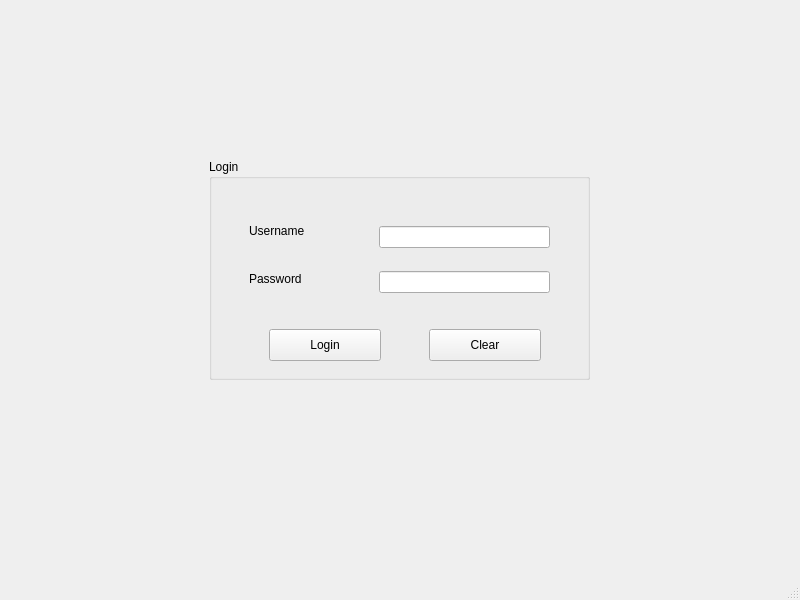
<?xml version="1.0" encoding="UTF-8"?>
<ui version="4.0">
 <class>MainWindow</class>
 <widget class="QMainWindow" name="MainWindow">
  <property name="geometry">
   <rect>
    <x>0</x>
    <y>0</y>
    <width>800</width>
    <height>600</height>
   </rect>
  </property>
  <property name="windowTitle">
   <string>MainWindow</string>
  </property>
  <widget class="QWidget" name="centralwidget">
   <layout class="QGridLayout" name="gridLayout">
    <item row="0" column="0">
     <widget class="QStackedWidget" name="stackedWidget">
      <property name="currentIndex">
       <number>0</number>
      </property>
      <widget class="QWidget" name="Login">
       <widget class="QGroupBox" name="groupBox">
        <property name="geometry">
         <rect>
          <x>200</x>
          <y>150</y>
          <width>381</width>
          <height>221</height>
         </rect>
        </property>
        <property name="title">
         <string>Login</string>
        </property>
        <widget class="QPushButton" name="Loginbtn">
         <property name="geometry">
          <rect>
           <x>60</x>
           <y>170</y>
           <width>112</width>
           <height>32</height>
          </rect>
         </property>
         <property name="text">
          <string>Login</string>
         </property>
        </widget>
        <widget class="QPushButton" name="ClearBtn">
         <property name="geometry">
          <rect>
           <x>220</x>
           <y>170</y>
           <width>112</width>
           <height>32</height>
          </rect>
         </property>
         <property name="text">
          <string>Clear</string>
         </property>
        </widget>
        <widget class="QWidget" name="layoutWidget">
         <property name="geometry">
          <rect>
           <x>170</x>
           <y>50</y>
           <width>171</width>
           <height>101</height>
          </rect>
         </property>
         <layout class="QVBoxLayout" name="verticalLayout">
          <item>
           <widget class="QLineEdit" name="usernamelineedit"/>
          </item>
          <item>
           <widget class="QLineEdit" name="passwordlineedit">
            <property name="echoMode">
             <enum>QLineEdit::Password</enum>
            </property>
           </widget>
          </item>
         </layout>
        </widget>
        <widget class="QWidget" name="layoutWidget">
         <property name="geometry">
          <rect>
           <x>40</x>
           <y>50</y>
           <width>101</width>
           <height>91</height>
          </rect>
         </property>
         <layout class="QVBoxLayout" name="verticalLayout_2">
          <item>
           <widget class="QLabel" name="usernamelbl">
            <property name="text">
             <string>Username</string>
            </property>
           </widget>
          </item>
          <item>
           <widget class="QLabel" name="passwordlbl">
            <property name="text">
             <string>Password</string>
            </property>
           </widget>
          </item>
         </layout>
        </widget>
       </widget>
      </widget>
      <widget class="QWidget" name="Planning">
       <widget class="QTableWidget" name="planningtable">
        <property name="geometry">
         <rect>
          <x>50</x>
          <y>100</y>
          <width>651</width>
          <height>301</height>
         </rect>
        </property>
       </widget>
       <widget class="QWidget" name="layoutWidget">
        <property name="geometry">
         <rect>
          <x>50</x>
          <y>60</y>
          <width>431</width>
          <height>32</height>
         </rect>
        </property>
        <layout class="QHBoxLayout" name="horizontalLayout_2">
         <item>
          <widget class="QPushButton" name="MSTbtn">
           <property name="text">
            <string>MST</string>
           </property>
          </widget>
         </item>
         <item>
          <widget class="QPushButton" name="DFSbtn">
           <property name="text">
            <string>DFS</string>
           </property>
          </widget>
         </item>
         <item>
          <widget class="QPushButton" name="BFSbtn">
           <property name="text">
            <string>BFS</string>
           </property>
          </widget>
         </item>
        </layout>
       </widget>
       <widget class="QPushButton" name="backtologin">
        <property name="geometry">
         <rect>
          <x>300</x>
          <y>440</y>
          <width>171</width>
          <height>32</height>
         </rect>
        </property>
        <property name="text">
         <string>Back</string>
        </property>
       </widget>
       <widget class="QComboBox" name="tripBox">
        <property name="geometry">
         <rect>
          <x>580</x>
          <y>60</y>
          <width>121</width>
          <height>32</height>
         </rect>
        </property>
       </widget>
      </widget>
      <widget class="QWidget" name="Admin">
       <widget class="QWidget" name="layoutWidget">
        <property name="geometry">
         <rect>
          <x>230</x>
          <y>60</y>
          <width>321</width>
          <height>381</height>
         </rect>
        </property>
        <layout class="QVBoxLayout" name="verticalLayout_6">
         <item>
          <widget class="QPushButton" name="loadDatabtn">
           <property name="text">
            <string>Load Data</string>
           </property>
          </widget>
         </item>
         <item>
          <widget class="QPushButton" name="gotodisplaybtn">
           <property name="text">
            <string>Go to Display</string>
           </property>
          </widget>
         </item>
         <item>
          <widget class="QPushButton" name="Souvenirbtn">
           <property name="text">
            <string>Souvenirs</string>
           </property>
          </widget>
         </item>
         <item>
          <widget class="QPushButton" name="EditMlBbtn">
           <property name="text">
            <string>Edit MLB info</string>
           </property>
          </widget>
         </item>
         <item>
          <widget class="QPushButton" name="backtopass">
           <property name="text">
            <string>Back</string>
           </property>
          </widget>
         </item>
        </layout>
       </widget>
      </widget>
      <widget class="QWidget" name="Displaytable">
       <widget class="QTableView" name="tableView">
        <property name="geometry">
         <rect>
          <x>50</x>
          <y>30</y>
          <width>701</width>
          <height>301</height>
         </rect>
        </property>
       </widget>
       <widget class="QComboBox" name="teamcombobox">
        <property name="geometry">
         <rect>
          <x>560</x>
          <y>500</y>
          <width>191</width>
          <height>32</height>
         </rect>
        </property>
       </widget>
       <widget class="QWidget" name="layoutWidget">
        <property name="geometry">
         <rect>
          <x>60</x>
          <y>349</y>
          <width>333</width>
          <height>205</height>
         </rect>
        </property>
        <layout class="QVBoxLayout" name="verticalLayout_3">
         <item>
          <widget class="QPushButton" name="displaystadiumteambtn">
           <property name="text">
            <string>Display Teams Stadium sorted by Team Name</string>
           </property>
          </widget>
         </item>
         <item>
          <widget class="QPushButton" name="disstadiumstadiumbtn">
           <property name="text">
            <string>Display Teams Stadium sorted by Stadium Name</string>
           </property>
          </widget>
         </item>
         <item>
          <widget class="QPushButton" name="disAmericanTeam">
           <property name="text">
            <string>Display American League</string>
           </property>
          </widget>
         </item>
         <item>
          <widget class="QPushButton" name="disNationalbtn">
           <property name="text">
            <string>Display National League</string>
           </property>
          </widget>
         </item>
         <item>
          <widget class="QPushButton" name="disstadiumtypobtn">
           <property name="text">
            <string>Display Stadium sorted by Park Typology</string>
           </property>
          </widget>
         </item>
         <item>
          <widget class="QPushButton" name="disteamopenroof">
           <property name="text">
            <string>Display Teams with Open Roof</string>
           </property>
          </widget>
         </item>
        </layout>
       </widget>
       <widget class="QWidget" name="layoutWidget">
        <property name="geometry">
         <rect>
          <x>400</x>
          <y>350</y>
          <width>382</width>
          <height>135</height>
         </rect>
        </property>
        <layout class="QVBoxLayout" name="verticalLayout_4">
         <item>
          <widget class="QPushButton" name="disstaddatebtn">
           <property name="text">
            <string>Display Stadiums in Chronological order</string>
           </property>
          </widget>
         </item>
         <item>
          <widget class="QPushButton" name="disstadiumseats">
           <property name="text">
            <string>Display Stadiums sorted by Seating Capacity</string>
           </property>
          </widget>
         </item>
         <item>
          <widget class="QPushButton" name="disstadiumlarcenter">
           <property name="text">
            <string>Display Stadiums sorted by distance to center (Largest)</string>
           </property>
          </widget>
         </item>
         <item>
          <widget class="QPushButton" name="disstadiumsmalcenter">
           <property name="text">
            <string>Display Stadiums sorted by distance to center (Smallest)</string>
           </property>
          </widget>
         </item>
        </layout>
       </widget>
      </widget>
      <widget class="QWidget" name="Loadpage">
       <widget class="QWidget" name="layoutWidget">
        <property name="geometry">
         <rect>
          <x>200</x>
          <y>70</y>
          <width>381</width>
          <height>391</height>
         </rect>
        </property>
        <layout class="QVBoxLayout" name="verticalLayout_5">
         <item>
          <widget class="QPushButton" name="loadSouvenirInfo">
           <property name="text">
            <string>Load Souvenir Info</string>
           </property>
          </widget>
         </item>
         <item>
          <widget class="QPushButton" name="loadTeamInfo">
           <property name="text">
            <string>Load MLB Info</string>
           </property>
          </widget>
         </item>
         <item>
          <widget class="QPushButton" name="loadstadiumsbtn">
           <property name="text">
            <string>Load Stadiums</string>
           </property>
          </widget>
         </item>
         <item>
          <widget class="QPushButton" name="Backtoadmin">
           <property name="text">
            <string>Back</string>
           </property>
          </widget>
         </item>
        </layout>
       </widget>
      </widget>
      <widget class="QWidget" name="souvenirspage">
       <widget class="QComboBox" name="TeamCombosouv">
        <property name="geometry">
         <rect>
          <x>100</x>
          <y>40</y>
          <width>241</width>
          <height>32</height>
         </rect>
        </property>
       </widget>
       <widget class="QPushButton" name="BacktoAdmin">
        <property name="geometry">
         <rect>
          <x>531</x>
          <y>40</y>
          <width>171</width>
          <height>32</height>
         </rect>
        </property>
        <property name="text">
         <string>Back</string>
        </property>
       </widget>
       <widget class="QTableView" name="Souveniralltable">
        <property name="geometry">
         <rect>
          <x>80</x>
          <y>80</y>
          <width>621</width>
          <height>281</height>
         </rect>
        </property>
       </widget>
       <widget class="QLineEdit" name="LineEditsouv">
        <property name="geometry">
         <rect>
          <x>570</x>
          <y>390</y>
          <width>131</width>
          <height>21</height>
         </rect>
        </property>
       </widget>
       <widget class="QLabel" name="itemssouvlbl">
        <property name="geometry">
         <rect>
          <x>470</x>
          <y>390</y>
          <width>101</width>
          <height>20</height>
         </rect>
        </property>
        <property name="text">
         <string>Items to add</string>
        </property>
       </widget>
       <widget class="QLabel" name="pricesouvlabel">
        <property name="geometry">
         <rect>
          <x>480</x>
          <y>430</y>
          <width>58</width>
          <height>16</height>
         </rect>
        </property>
        <property name="text">
         <string>Price</string>
        </property>
       </widget>
       <widget class="QSpinBox" name="spinBoxDollar">
        <property name="geometry">
         <rect>
          <x>570</x>
          <y>430</y>
          <width>61</width>
          <height>22</height>
         </rect>
        </property>
       </widget>
       <widget class="QSpinBox" name="spinBoxCents">
        <property name="geometry">
         <rect>
          <x>650</x>
          <y>430</y>
          <width>51</width>
          <height>22</height>
         </rect>
        </property>
       </widget>
       <widget class="QLabel" name="label_3">
        <property name="geometry">
         <rect>
          <x>640</x>
          <y>430</y>
          <width>16</width>
          <height>16</height>
         </rect>
        </property>
        <property name="text">
         <string>.</string>
        </property>
       </widget>
       <widget class="QLabel" name="Teamnamelbl">
        <property name="geometry">
         <rect>
          <x>70</x>
          <y>400</y>
          <width>161</width>
          <height>20</height>
         </rect>
        </property>
        <property name="text">
         <string>Team</string>
        </property>
       </widget>
       <widget class="QLabel" name="itemnamelbl">
        <property name="geometry">
         <rect>
          <x>70</x>
          <y>440</y>
          <width>161</width>
          <height>20</height>
         </rect>
        </property>
        <property name="text">
         <string>Item Name</string>
        </property>
       </widget>
       <widget class="QPushButton" name="AddSouv">
        <property name="geometry">
         <rect>
          <x>570</x>
          <y>470</y>
          <width>112</width>
          <height>32</height>
         </rect>
        </property>
        <property name="text">
         <string>Add</string>
        </property>
       </widget>
       <widget class="QWidget" name="layoutWidget">
        <property name="geometry">
         <rect>
          <x>70</x>
          <y>470</y>
          <width>339</width>
          <height>33</height>
         </rect>
        </property>
        <layout class="QHBoxLayout" name="horizontalLayout">
         <item>
          <widget class="QLabel" name="label_9">
           <property name="text">
            <string>Price</string>
           </property>
          </widget>
         </item>
         <item>
          <widget class="QSpinBox" name="spinBoxDollar2"/>
         </item>
         <item>
          <widget class="QLabel" name="label_8">
           <property name="text">
            <string>.</string>
           </property>
          </widget>
         </item>
         <item>
          <widget class="QSpinBox" name="spinBoxCents2"/>
         </item>
         <item>
          <widget class="QPushButton" name="Editsouvbtn">
           <property name="text">
            <string>Edit</string>
           </property>
          </widget>
         </item>
         <item>
          <widget class="QPushButton" name="deleteSouvbtn">
           <property name="text">
            <string>Delete</string>
           </property>
          </widget>
         </item>
        </layout>
       </widget>
      </widget>
      <widget class="QWidget" name="stadiuminfopage">
       <widget class="QComboBox" name="stadiumcombobox">
        <property name="geometry">
         <rect>
          <x>50</x>
          <y>40</y>
          <width>211</width>
          <height>32</height>
         </rect>
        </property>
       </widget>
       <widget class="QTableView" name="stadiumtableview">
        <property name="geometry">
         <rect>
          <x>60</x>
          <y>100</y>
          <width>681</width>
          <height>192</height>
         </rect>
        </property>
       </widget>
       <widget class="QWidget" name="layoutWidget">
        <property name="geometry">
         <rect>
          <x>210</x>
          <y>320</y>
          <width>171</width>
          <height>181</height>
         </rect>
        </property>
        <layout class="QVBoxLayout" name="verticalLayout_7">
         <item>
          <widget class="QSpinBox" name="capacityspinbox">
           <property name="maximum">
            <number>100000</number>
           </property>
          </widget>
         </item>
         <item>
          <widget class="QLineEdit" name="stadiumnameedit"/>
         </item>
         <item>
          <widget class="QComboBox" name="playingsurfacespinbox"/>
         </item>
         <item>
          <widget class="QComboBox" name="rooftypespinbox"/>
         </item>
        </layout>
       </widget>
       <widget class="QWidget" name="layoutWidget">
        <property name="geometry">
         <rect>
          <x>60</x>
          <y>320</y>
          <width>96</width>
          <height>171</height>
         </rect>
        </property>
        <layout class="QVBoxLayout" name="verticalLayout_8">
         <item>
          <widget class="QLabel" name="capacitylbl">
           <property name="text">
            <string>Capacity </string>
           </property>
          </widget>
         </item>
         <item>
          <widget class="QLabel" name="stadiumnamelbl">
           <property name="text">
            <string>Stadium Name</string>
           </property>
          </widget>
         </item>
         <item>
          <widget class="QLabel" name="playingsurfacelbl">
           <property name="text">
            <string>Playing Surface</string>
           </property>
          </widget>
         </item>
         <item>
          <widget class="QLabel" name="rooftypelbl">
           <property name="text">
            <string>Roof Type</string>
           </property>
          </widget>
         </item>
        </layout>
       </widget>
       <widget class="QWidget" name="layoutWidget">
        <property name="geometry">
         <rect>
          <x>600</x>
          <y>310</y>
          <width>171</width>
          <height>141</height>
         </rect>
        </property>
        <layout class="QVBoxLayout" name="verticalLayout_9">
         <item>
          <widget class="QComboBox" name="ballparkspinbox"/>
         </item>
         <item>
          <widget class="QSpinBox" name="dateopenededit">
           <property name="maximum">
            <number>100000</number>
           </property>
          </widget>
         </item>
         <item>
          <widget class="QSpinBox" name="distancespin">
           <property name="maximum">
            <number>100000</number>
           </property>
          </widget>
         </item>
         <item>
          <widget class="QLineEdit" name="locationedit"/>
         </item>
        </layout>
       </widget>
       <widget class="QWidget" name="layoutWidget">
        <property name="geometry">
         <rect>
          <x>460</x>
          <y>320</y>
          <width>114</width>
          <height>131</height>
         </rect>
        </property>
        <layout class="QVBoxLayout" name="verticalLayout_10">
         <item>
          <widget class="QLabel" name="ballparklbl">
           <property name="text">
            <string>BallPark Typo</string>
           </property>
          </widget>
         </item>
         <item>
          <widget class="QLabel" name="dateopenedlbl">
           <property name="text">
            <string>Date Opened</string>
           </property>
          </widget>
         </item>
         <item>
          <widget class="QLabel" name="ditancecenterlbl">
           <property name="text">
            <string>Distance to Center</string>
           </property>
          </widget>
         </item>
         <item>
          <widget class="QLabel" name="locationlbl">
           <property name="text">
            <string>Location</string>
           </property>
          </widget>
         </item>
        </layout>
       </widget>
       <widget class="QLabel" name="teamlbl">
        <property name="geometry">
         <rect>
          <x>460</x>
          <y>20</y>
          <width>58</width>
          <height>16</height>
         </rect>
        </property>
        <property name="text">
         <string/>
        </property>
       </widget>
       <widget class="QLabel" name="leaguelbl">
        <property name="geometry">
         <rect>
          <x>470</x>
          <y>60</y>
          <width>58</width>
          <height>16</height>
         </rect>
        </property>
        <property name="text">
         <string/>
        </property>
       </widget>
       <widget class="QSplitter" name="splitter">
        <property name="geometry">
         <rect>
          <x>460</x>
          <y>470</y>
          <width>291</width>
          <height>32</height>
         </rect>
        </property>
        <property name="orientation">
         <enum>Qt::Horizontal</enum>
        </property>
        <widget class="QPushButton" name="editstadium">
         <property name="text">
          <string>Edit</string>
         </property>
        </widget>
        <widget class="QPushButton" name="Backtoadmin_2">
         <property name="text">
          <string>Back</string>
         </property>
        </widget>
       </widget>
      </widget>
      <widget class="QWidget" name="SouvenirTrip">
       <widget class="QTableWidget" name="souvenirtablewidget">
        <property name="geometry">
         <rect>
          <x>45</x>
          <y>11</y>
          <width>681</width>
          <height>341</height>
         </rect>
        </property>
       </widget>
       <widget class="QPushButton" name="calculateSouvbtn">
        <property name="geometry">
         <rect>
          <x>50</x>
          <y>370</y>
          <width>141</width>
          <height>32</height>
         </rect>
        </property>
        <property name="text">
         <string>Calculate</string>
        </property>
       </widget>
       <widget class="QPushButton" name="Clearsouv">
        <property name="geometry">
         <rect>
          <x>530</x>
          <y>370</y>
          <width>131</width>
          <height>32</height>
         </rect>
        </property>
        <property name="text">
         <string>Clear</string>
        </property>
       </widget>
       <widget class="QLabel" name="label">
        <property name="geometry">
         <rect>
          <x>250</x>
          <y>380</y>
          <width>91</width>
          <height>16</height>
         </rect>
        </property>
        <property name="text">
         <string>TextLabel</string>
        </property>
       </widget>
       <widget class="QPushButton" name="Backbttotrip">
        <property name="geometry">
         <rect>
          <x>261</x>
          <y>450</y>
          <width>231</width>
          <height>32</height>
         </rect>
        </property>
        <property name="text">
         <string>Back</string>
        </property>
       </widget>
      </widget>
      <widget class="QWidget" name="TripSelect">
       <widget class="QListView" name="selected_listView">
        <property name="geometry">
         <rect>
          <x>230</x>
          <y>40</y>
          <width>256</width>
          <height>441</height>
         </rect>
        </property>
       </widget>
       <widget class="QListView" name="sorted_listView">
        <property name="geometry">
         <rect>
          <x>510</x>
          <y>40</y>
          <width>256</width>
          <height>441</height>
         </rect>
        </property>
       </widget>
       <widget class="QComboBox" name="add_combo">
        <property name="geometry">
         <rect>
          <x>10</x>
          <y>40</y>
          <width>201</width>
          <height>22</height>
         </rect>
        </property>
       </widget>
       <widget class="QPushButton" name="add_button">
        <property name="geometry">
         <rect>
          <x>10</x>
          <y>80</y>
          <width>93</width>
          <height>28</height>
         </rect>
        </property>
        <property name="text">
         <string>Add</string>
        </property>
       </widget>
       <widget class="QPushButton" name="select_done">
        <property name="geometry">
         <rect>
          <x>120</x>
          <y>450</y>
          <width>93</width>
          <height>28</height>
         </rect>
        </property>
        <property name="text">
         <string>Done</string>
        </property>
       </widget>
       <widget class="QLabel" name="add_label">
        <property name="geometry">
         <rect>
          <x>10</x>
          <y>10</y>
          <width>121</width>
          <height>16</height>
         </rect>
        </property>
        <property name="text">
         <string>Avaliable Stadiums</string>
        </property>
       </widget>
       <widget class="QLabel" name="selected_label">
        <property name="geometry">
         <rect>
          <x>230</x>
          <y>10</y>
          <width>121</width>
          <height>16</height>
         </rect>
        </property>
        <property name="text">
         <string>Selected Stadium</string>
        </property>
       </widget>
       <widget class="QLabel" name="sorted_label">
        <property name="geometry">
         <rect>
          <x>510</x>
          <y>10</y>
          <width>131</width>
          <height>16</height>
         </rect>
        </property>
        <property name="text">
         <string>Sorted Stadium Trip</string>
        </property>
       </widget>
       <widget class="QComboBox" name="delete_combo">
        <property name="geometry">
         <rect>
          <x>10</x>
          <y>160</y>
          <width>201</width>
          <height>22</height>
         </rect>
        </property>
       </widget>
       <widget class="QLabel" name="delete_label">
        <property name="geometry">
         <rect>
          <x>10</x>
          <y>130</y>
          <width>161</width>
          <height>16</height>
         </rect>
        </property>
        <property name="text">
         <string>Delete Selected Stadium?</string>
        </property>
       </widget>
       <widget class="QPushButton" name="delete_button">
        <property name="geometry">
         <rect>
          <x>10</x>
          <y>200</y>
          <width>93</width>
          <height>28</height>
         </rect>
        </property>
        <property name="text">
         <string>Delete</string>
        </property>
       </widget>
       <widget class="QPushButton" name="pushButton">
        <property name="geometry">
         <rect>
          <x>10</x>
          <y>270</y>
          <width>201</width>
          <height>28</height>
         </rect>
        </property>
        <property name="text">
         <string>Sort</string>
        </property>
       </widget>
       <widget class="QLabel" name="totDist_label">
        <property name="geometry">
         <rect>
          <x>10</x>
          <y>320</y>
          <width>91</width>
          <height>16</height>
         </rect>
        </property>
        <property name="text">
         <string>Total Distance:</string>
        </property>
       </widget>
       <widget class="QLabel" name="totDist_slot">
        <property name="geometry">
         <rect>
          <x>110</x>
          <y>310</y>
          <width>101</width>
          <height>41</height>
         </rect>
        </property>
        <property name="font">
         <font>
          <pointsize>10</pointsize>
         </font>
        </property>
        <property name="text">
         <string>0</string>
        </property>
       </widget>
      </widget>
      <widget class="QWidget" name="FanOptions">
       <widget class="QPushButton" name="traversals_button">
        <property name="geometry">
         <rect>
          <x>20</x>
          <y>60</y>
          <width>131</width>
          <height>41</height>
         </rect>
        </property>
        <property name="text">
         <string>Traversals</string>
        </property>
       </widget>
       <widget class="QPushButton" name="custom_button">
        <property name="geometry">
         <rect>
          <x>20</x>
          <y>210</y>
          <width>131</width>
          <height>41</height>
         </rect>
        </property>
        <property name="text">
         <string>Custom</string>
        </property>
       </widget>
       <widget class="QPushButton" name="marlins_button">
        <property name="geometry">
         <rect>
          <x>20</x>
          <y>160</y>
          <width>131</width>
          <height>41</height>
         </rect>
        </property>
        <property name="text">
         <string>Marlins</string>
        </property>
       </widget>
       <widget class="QPushButton" name="dodgers_button">
        <property name="geometry">
         <rect>
          <x>20</x>
          <y>110</y>
          <width>131</width>
          <height>41</height>
         </rect>
        </property>
        <property name="text">
         <string>Dodgers</string>
        </property>
       </widget>
       <widget class="QLabel" name="fan_label">
        <property name="geometry">
         <rect>
          <x>20</x>
          <y>10</y>
          <width>121</width>
          <height>41</height>
         </rect>
        </property>
        <property name="font">
         <font>
          <pointsize>10</pointsize>
         </font>
        </property>
        <property name="text">
         <string>Welcome, Fan</string>
        </property>
       </widget>
      </widget>
     </widget>
    </item>
   </layout>
  </widget>
  <widget class="QMenuBar" name="menubar">
   <property name="geometry">
    <rect>
     <x>0</x>
     <y>0</y>
     <width>800</width>
     <height>21</height>
    </rect>
   </property>
  </widget>
  <widget class="QStatusBar" name="statusbar"/>
 </widget>
 <resources/>
 <connections/>
</ui>
